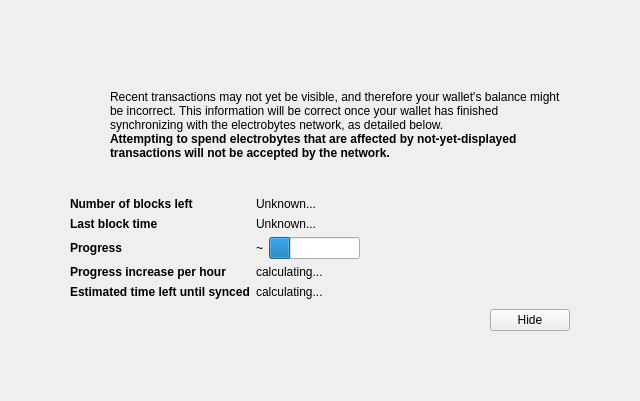
<?xml version="1.0" encoding="UTF-8"?>
<ui version="4.0">
 <class>ModalOverlay</class>
 <widget class="ModalOverlay" name="ModalOverlay">
  <property name="geometry">
   <rect>
    <x>0</x>
    <y>0</y>
    <width>640</width>
    <height>401</height>
   </rect>
  </property>
  <property name="windowTitle">
   <string>Form</string>
  </property>
  <layout class="QVBoxLayout" name="verticalLayout" stretch="0">
   <property name="sizeConstraint">
    <enum>QLayout::SetDefaultConstraint</enum>
   </property>
   <property name="leftMargin">
    <number>0</number>
   </property>
   <property name="topMargin">
    <number>0</number>
   </property>
   <property name="rightMargin">
    <number>0</number>
   </property>
   <property name="bottomMargin">
    <number>0</number>
   </property>
   <item>
    <widget class="QWidget" name="bgWidget" native="true">
     <property name="styleSheet">
      <string notr="true"/>
     </property>
     <layout class="QVBoxLayout" name="verticalLayoutMain" stretch="0">
      <property name="leftMargin">
       <number>60</number>
      </property>
      <property name="topMargin">
       <number>60</number>
      </property>
      <property name="rightMargin">
       <number>60</number>
      </property>
      <property name="bottomMargin">
       <number>60</number>
      </property>
      <item>
       <widget class="QWidget" name="contentWidget" native="true">
        <property name="styleSheet">
         <string notr="true"/>
        </property>
        <layout class="QVBoxLayout" name="verticalLayoutSub" stretch="1,0,0,0,0">
         <property name="spacing">
          <number>0</number>
         </property>
         <property name="leftMargin">
          <number>10</number>
         </property>
         <property name="topMargin">
          <number>10</number>
         </property>
         <property name="rightMargin">
          <number>10</number>
         </property>
         <property name="bottomMargin">
          <number>10</number>
         </property>
         <item>
          <layout class="QHBoxLayout" name="horizontalLayoutIconText" stretch="0,1">
           <property name="topMargin">
            <number>20</number>
           </property>
           <item>
            <layout class="QVBoxLayout" name="verticalLayoutIcon">
             <property name="leftMargin">
              <number>0</number>
             </property>
             <item>
              <widget class="QPushButton" name="warningIcon">
               <property name="enabled">
                <bool>false</bool>
               </property>
               <property name="text">
                <string/>
               </property>
               <property name="icon">
                <iconset>
                 <normaloff>:/icons/warning</normaloff>
                 <disabledoff>:/icons/warning</disabledoff>:/icons/warning</iconset>
               </property>
               <property name="iconSize">
                <size>
                 <width>48</width>
                 <height>48</height>
                </size>
               </property>
               <property name="flat">
                <bool>true</bool>
               </property>
              </widget>
             </item>
             <item>
              <spacer name="verticalSpacerWarningIcon">
               <property name="orientation">
                <enum>Qt::Vertical</enum>
               </property>
               <property name="sizeHint" stdset="0">
                <size>
                 <width>20</width>
                 <height>40</height>
                </size>
               </property>
              </spacer>
             </item>
            </layout>
           </item>
           <item>
            <layout class="QVBoxLayout" name="verticalLayoutInfoText">
             <property name="leftMargin">
              <number>0</number>
             </property>
             <property name="topMargin">
              <number>0</number>
             </property>
             <item>
              <widget class="QLabel" name="infoText">
               <property name="text">
                <string>Recent transactions may not yet be visible, and therefore your wallet's balance might be incorrect. This information will be correct once your wallet has finished synchronizing with the electrobytes network, as detailed below.</string>
               </property>
               <property name="textFormat">
                <enum>Qt::RichText</enum>
               </property>
               <property name="wordWrap">
                <bool>true</bool>
               </property>
              </widget>
             </item>
             <item>
              <widget class="QLabel" name="infoTextStrong">
               <property name="font">
                <font>
                 <weight>75</weight>
                 <bold>true</bold>
                </font>
               </property>
               <property name="text">
                <string>Attempting to spend electrobytes that are affected by not-yet-displayed transactions will not be accepted by the network.</string>
               </property>
               <property name="textFormat">
                <enum>Qt::RichText</enum>
               </property>
               <property name="wordWrap">
                <bool>true</bool>
               </property>
              </widget>
             </item>
             <item>
              <spacer name="verticalSpacerInTextSpace">
               <property name="orientation">
                <enum>Qt::Vertical</enum>
               </property>
               <property name="sizeHint" stdset="0">
                <size>
                 <width>20</width>
                 <height>40</height>
                </size>
               </property>
              </spacer>
             </item>
            </layout>
           </item>
          </layout>
         </item>
         <item>
          <spacer name="verticalSpacerAfterText">
           <property name="orientation">
            <enum>Qt::Vertical</enum>
           </property>
           <property name="sizeHint" stdset="0">
            <size>
             <width>20</width>
             <height>40</height>
            </size>
           </property>
          </spacer>
         </item>
         <item>
          <layout class="QFormLayout" name="formLayout">
           <property name="fieldGrowthPolicy">
            <enum>QFormLayout::FieldsStayAtSizeHint</enum>
           </property>
           <property name="horizontalSpacing">
            <number>6</number>
           </property>
           <property name="verticalSpacing">
            <number>6</number>
           </property>
           <property name="topMargin">
            <number>10</number>
           </property>
           <item row="0" column="0">
            <widget class="QLabel" name="labelNumberOfBlocksLeft">
             <property name="font">
              <font>
               <weight>75</weight>
               <bold>true</bold>
              </font>
             </property>
             <property name="text">
              <string>Number of blocks left</string>
             </property>
            </widget>
           </item>
           <item row="0" column="1">
            <widget class="QLabel" name="numberOfBlocksLeft">
             <property name="text">
              <string>Unknown...</string>
             </property>
            </widget>
           </item>
           <item row="1" column="0">
            <widget class="QLabel" name="labelLastBlockTime">
             <property name="font">
              <font>
               <weight>75</weight>
               <bold>true</bold>
              </font>
             </property>
             <property name="text">
              <string>Last block time</string>
             </property>
            </widget>
           </item>
           <item row="1" column="1">
            <widget class="QLabel" name="newestBlockDate">
             <property name="sizePolicy">
              <sizepolicy hsizetype="Maximum" vsizetype="Preferred">
               <horstretch>0</horstretch>
               <verstretch>0</verstretch>
              </sizepolicy>
             </property>
             <property name="text">
              <string>Unknown...</string>
             </property>
            </widget>
           </item>
           <item row="2" column="0">
            <widget class="QLabel" name="labelSyncDone">
             <property name="font">
              <font>
               <weight>75</weight>
               <bold>true</bold>
              </font>
             </property>
             <property name="text">
              <string>Progress</string>
             </property>
            </widget>
           </item>
           <item row="2" column="1">
            <layout class="QHBoxLayout" name="horizontalLayoutSync" stretch="0,1">
             <item>
              <widget class="QLabel" name="percentageProgress">
               <property name="text">
                <string notr="true">~</string>
               </property>
              </widget>
             </item>
             <item>
              <widget class="QProgressBar" name="progressBar">
               <property name="value">
                <number>24</number>
               </property>
               <property name="format">
                <string/>
               </property>
              </widget>
             </item>
            </layout>
           </item>
           <item row="4" column="0">
            <widget class="QLabel" name="labelProgressIncrease">
             <property name="font">
              <font>
               <weight>75</weight>
               <bold>true</bold>
              </font>
             </property>
             <property name="text">
              <string>Progress increase per hour</string>
             </property>
            </widget>
           </item>
           <item row="4" column="1">
            <widget class="QLabel" name="progressIncreasePerH">
             <property name="text">
              <string>calculating...</string>
             </property>
            </widget>
           </item>
           <item row="5" column="0">
            <widget class="QLabel" name="labelEstimatedTimeLeft">
             <property name="font">
              <font>
               <weight>75</weight>
               <bold>true</bold>
              </font>
             </property>
             <property name="text">
              <string>Estimated time left until synced</string>
             </property>
            </widget>
           </item>
           <item row="5" column="1">
            <widget class="QLabel" name="expectedTimeLeft">
             <property name="text">
              <string>calculating...</string>
             </property>
            </widget>
           </item>
          </layout>
         </item>
         <item>
          <layout class="QHBoxLayout" name="horizontalLayoutButtons">
           <property name="leftMargin">
            <number>10</number>
           </property>
           <property name="topMargin">
            <number>10</number>
           </property>
           <item>
            <spacer name="horizontalSpacer">
             <property name="orientation">
              <enum>Qt::Horizontal</enum>
             </property>
             <property name="sizeHint" stdset="0">
              <size>
               <width>40</width>
               <height>20</height>
              </size>
             </property>
            </spacer>
           </item>
           <item>
            <widget class="QPushButton" name="closeButton">
             <property name="text">
              <string>Hide</string>
             </property>
            </widget>
           </item>
          </layout>
         </item>
         <item>
          <layout class="QVBoxLayout" name="verticalLayout_2">
           <item>
            <spacer name="verticalSpacer">
             <property name="orientation">
              <enum>Qt::Vertical</enum>
             </property>
             <property name="sizeHint" stdset="0">
              <size>
               <width>20</width>
               <height>40</height>
              </size>
             </property>
            </spacer>
           </item>
          </layout>
         </item>
        </layout>
       </widget>
      </item>
     </layout>
    </widget>
   </item>
  </layout>
 </widget>
 <customwidgets>
  <customwidget>
   <class>ModalOverlay</class>
   <extends>QWidget</extends>
   <header>modaloverlay.h</header>
   <container>1</container>
  </customwidget>
 </customwidgets>
 <resources/>
 <connections/>
</ui>
